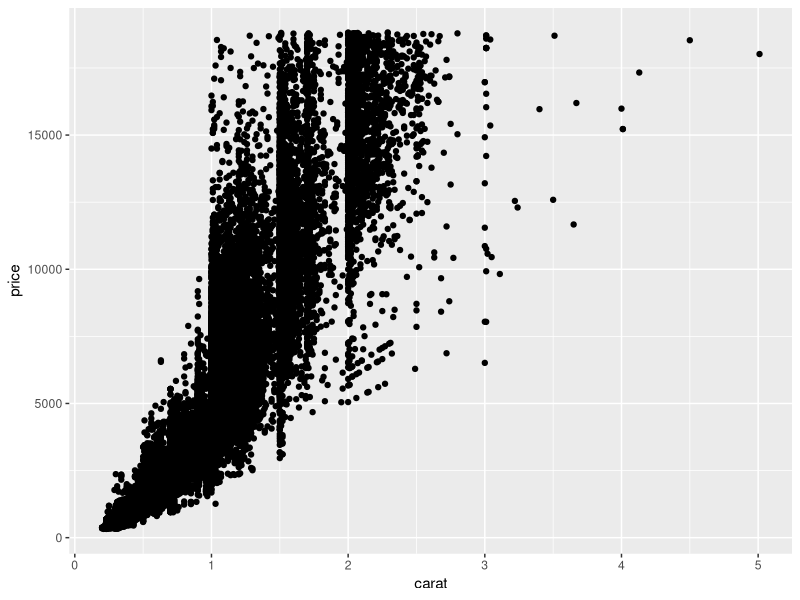
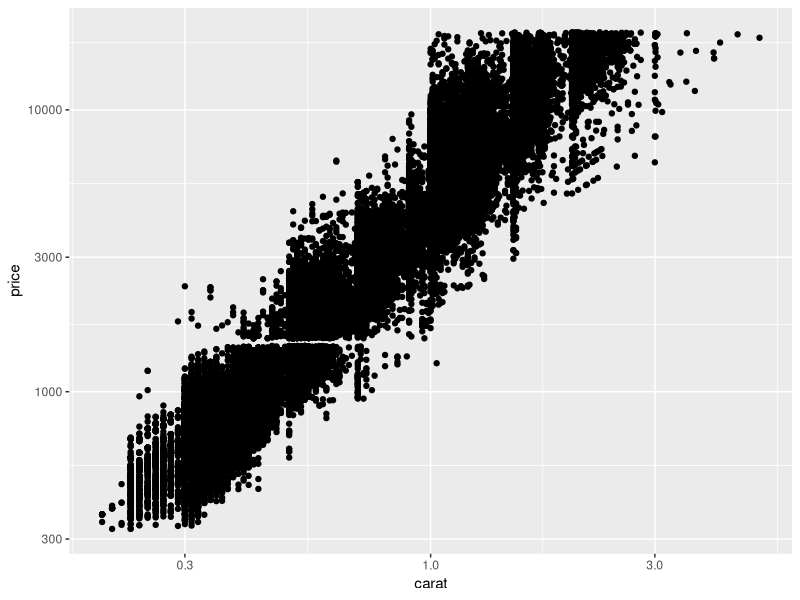
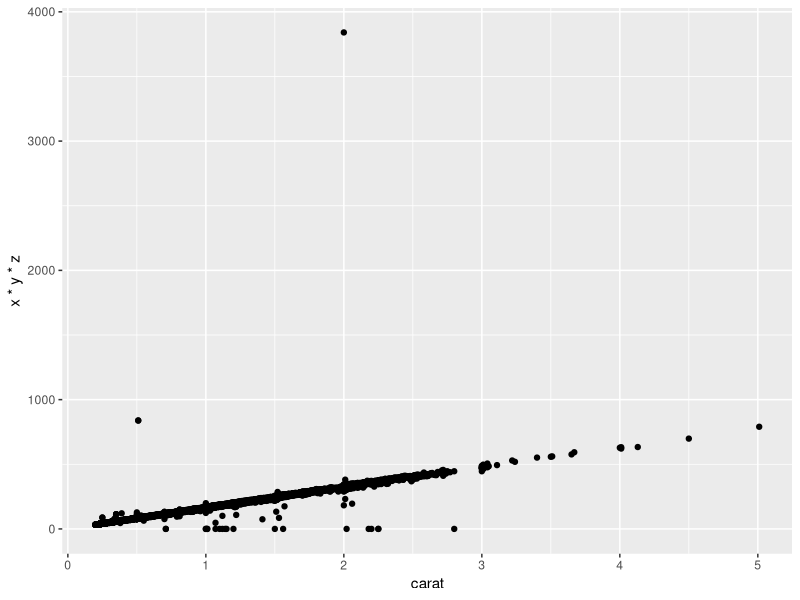
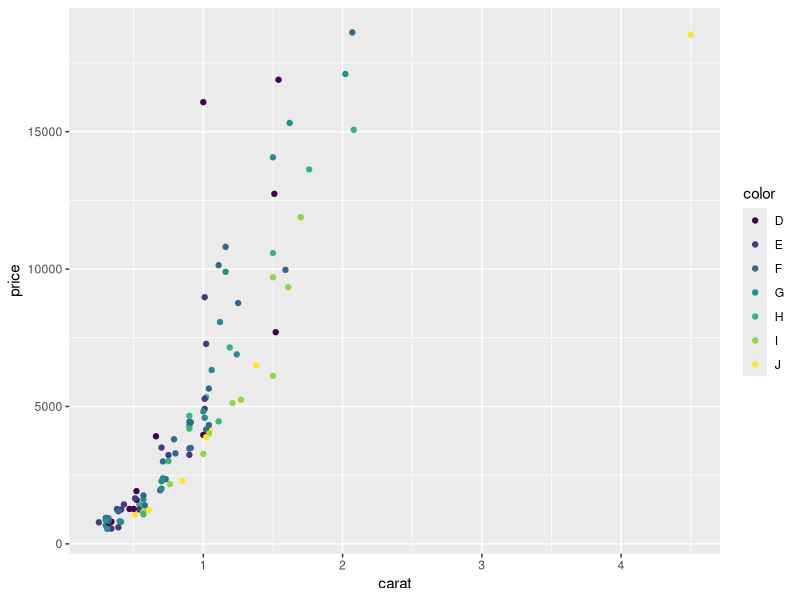
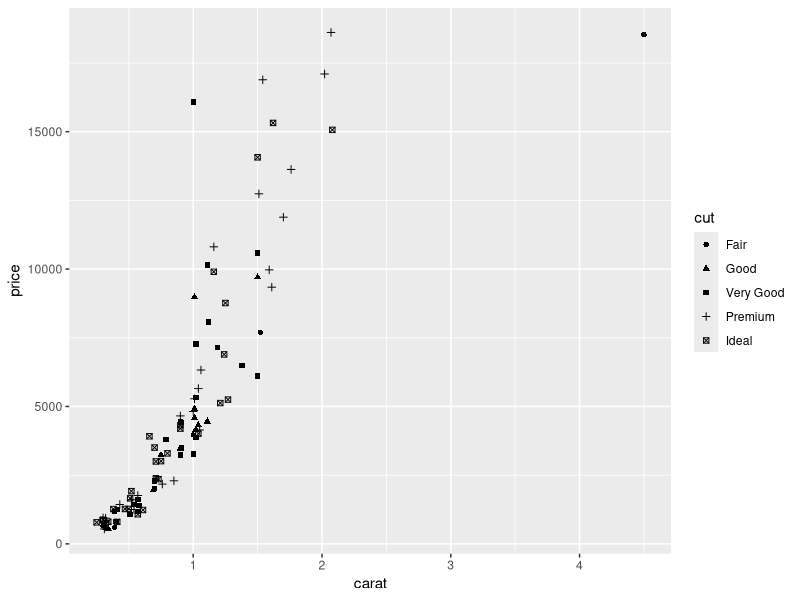
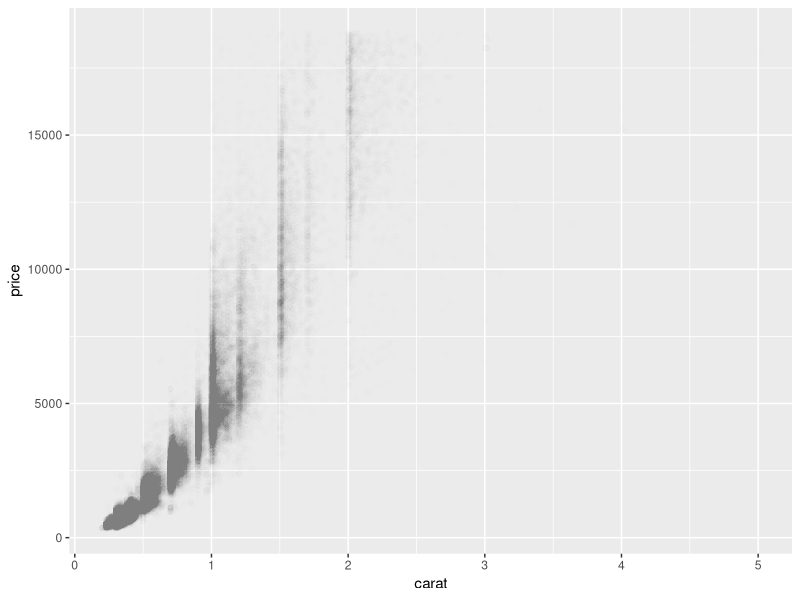
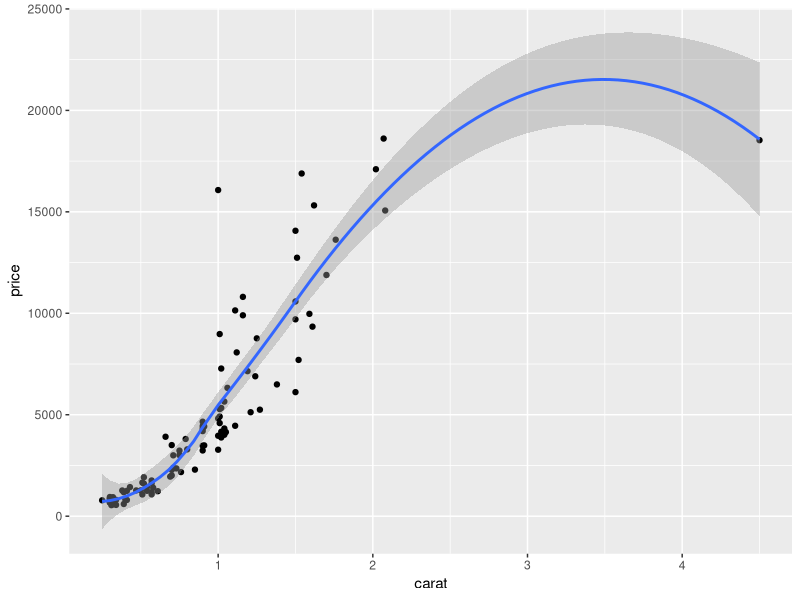
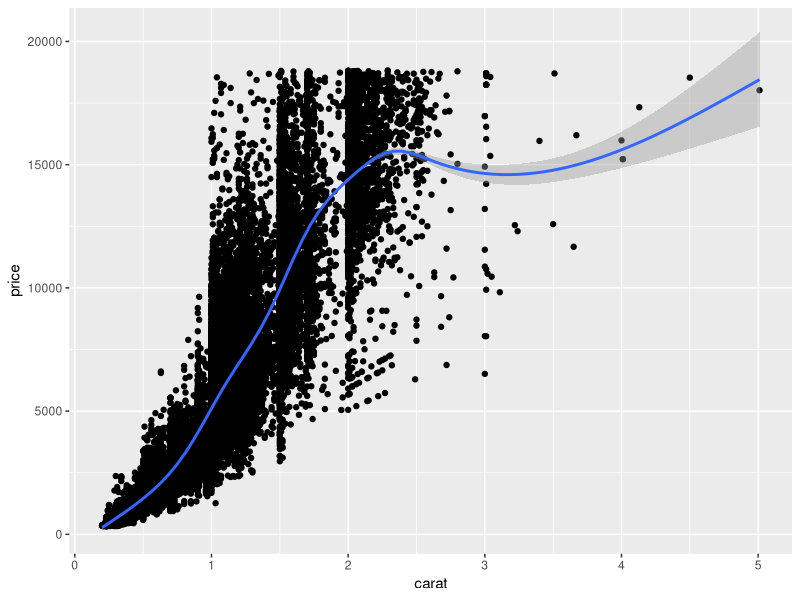

Write R code to recreate these figures, in order.
# ggplot2 - qplot()
library(ggplot2)

# data set:diamonds,dsmall
set.seed(1410)
dsmall <- diamonds[sample(nrow(diamonds),100),]

qplot(carat, price, data = diamonds)
# log-transform
qplot(carat, price, data = diamonds, log = 'xy')
qplot(carat, x*y*z, data = diamonds)


# color,shape,size and other attributes
qplot(carat, price, data = dsmall, col = color)
qplot(carat, price, data = dsmall, shape = cut)
# alpha attribute
qplot(carat, price, data = diamonds, alpha = I(1/200))

# add smooth curve
qplot(carat, price, data = dsmall, geom = c('point', 'smooth'))
qplot(carat, price, data = diamonds, geom = c('point', 'smooth'))

# facet
qplot(carat, data = diamonds,facets = color ~ .,
      geom = 'histogram', binwidth = 0.1, xlim = c(0, 3))
qplot(carat, ..density.., data = diamonds, facets = color ~ .,
      geom = "histogram", binwidth = 0.1, xlim = c(0, 3))

# scatter
library(ggplot2)
qplot(displ, hwy, data = mpg, col = factor(cyl))

qplot(displ, hwy, data = mpg, facets = . ~ year) + geom_smooth()
